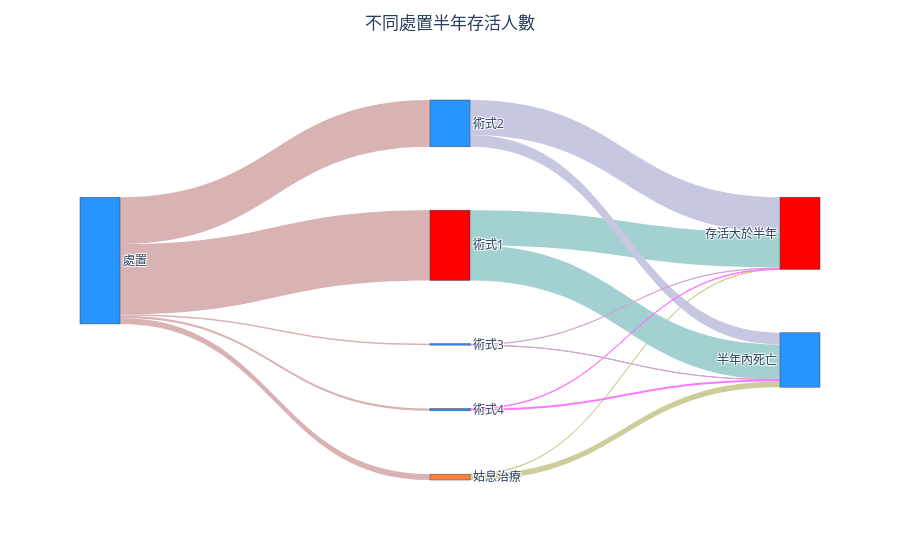

Notebook code cell kept with this figure:
### Code cell
import plotly.graph_objects as go

#色碼
color_node=["#2894FF","#2894FF","#2894FF","#2894FF","#2894FF","#FF0000","#FF0000","#FF8040","#FF8040","#B766AD","#B766AD","#6C6C6C","#6C6C6C"]
color_link=["#D9B3B3","#D9B3B3","#D9B3B3","#D9B3B3","#D9B3B3","#CDCD9A","#CDCD9A","#A3D1D1","#A3D1D1","#C7C7E2","#C7C7E2","#D2A2CC","#D2A2CC","#FF77FF","#FF77FF"]

#index字典中的key鍵
label=list(index.keys())

#轉list
source=df["父類索引"].tolist()
target=df["子類索引"].tolist()

#流量的值
value=df["數據"].tolist()

#畫圖
link=dict(source=source,target=target,value=value,color=color_link)
node=dict(label=label,pad=200,thickness=40,color=color_node)
data=go.Sankey(link=link,node=node)
fig=go.Figure(data)
fig.update_layout(title=dict(text="不同處置半年存活人數",x=0.5,y=0.97))
fig.show()

### Figure 1 — Plotly figure (JSON) as saved in the notebook; plotly's stock layout.template omitted (floating-point values rounded to 4 significant figures)
{"data": [{"link": {"color": ["#D9B3B3", "#D9B3B3", "#D9B3B3", "#D9B3B3", "#D9B3B3", "#CDCD9A", "#CDCD9A", "#A3D1D1", "#A3D1D1", "#C7C7E2", "#C7C7E2", "#D2A2CC", "#D2A2CC", "#FF77FF", "#FF77FF"], "source": [3, 3, 3, 3, 3, 7, 7, 5, 5, 0, 0, 4, 4, 1, 1], "target": [7, 5, 0, 4, 1, 2, 6, 2, 6, 2, 6, 2, 6, 2, 6], "value": [250, 3000, 2000, 60, 100, 240, 10, 1500, 1500, 500, 1500, 1, 59, 84, 16]}, "node": {"color": ["#2894FF", "#2894FF", "#2894FF", "#2894FF", "#2894FF", "#FF0000", "#FF0000", "#FF8040", "#FF8040", "#B766AD", "#B766AD", "#6C6C6C", "#6C6C6C"], "label": ["術式2", "術式4", "半年內死亡", "處置", "術式3", "術式1", "存活大於半年", "姑息治療"], "pad": 200, "thickness": 40}, "type": "sankey"}], "layout": {"title": {"text": "不同處置半年存活人數", "x": 0.5, "y": 0.97}}}
